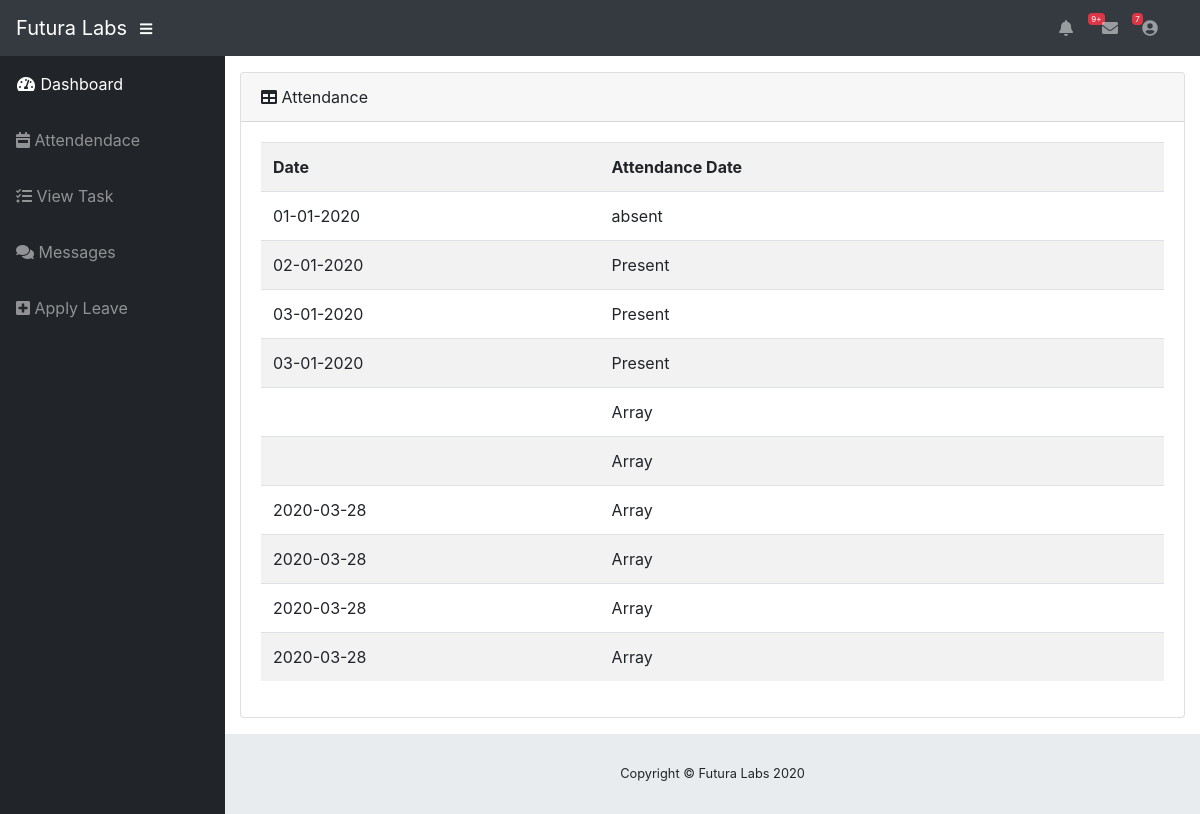
Screenshot of /staff/staff-attendance.php (signed in) with the database file from the repository.
### tables this page shows
CREATE TABLE `attendance` (
  `attend_id` int(11) NOT NULL,
  `staff_id` int(11) NOT NULL,
  `date` varchar(30) NOT NULL,
  `attendance` varchar(20) NOT NULL
);

### staff/staff-attendance.php (the view)
<?php   include 'staff-header.php' ; ?>
        <div class="card mb-3">
          <div class="card-header">
            <i class="fas fa-table"></i>
            Attendance</div>
          <div class="card-body">
            <div class="table-responsive">
            <table class="table table-striped">
						<tr>
							<th width="30%">Date</th>
							<th width="50%">Attendance Date</th>
              <?php
                $result=mysqli_query($con,"SELECT * FROM attendance JOIN staff ON attendance.staff_id=staff.staff_id WHERE staff.staff_id='$user'");
                while($rows=mysqli_fetch_array($result))
            {
                ?>
						<tr>
							<td><?php echo $rows['date']; ?></td>
							<td><?php echo $rows['attendance']; ?></td>
						</tr>
<?php  } ?>
					</table>
            </div>
          </div>
        </div>
      </div>
<?php include('../footer.php');?>

### rows the page displays
attendance: date "01-01-2020", attendance "absent"
attendance: date "02-01-2020", attendance "Present"
attendance: date "03-01-2020", attendance "Present"
attendance: date "03-01-2020", attendance "Present"
attendance: attendance "Array"
attendance: attendance "Array"
attendance: date "2020-03-28", attendance "Array"
attendance: date "2020-03-28", attendance "Array"
attendance: date "2020-03-28", attendance "Array"
attendance: date "2020-03-28", attendance "Array"
